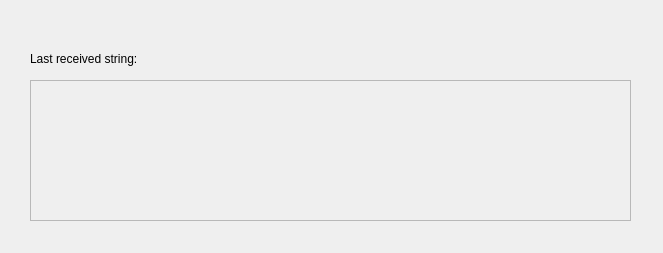
<?xml version="1.0" encoding="UTF-8"?>
<ui version="4.0">
 <class>AuresSubscriber</class>
 <widget class="QMainWindow" name="AuresSubscriber">
  <property name="geometry">
   <rect>
    <x>0</x>
    <y>0</y>
    <width>663</width>
    <height>253</height>
   </rect>
  </property>
  <property name="windowTitle">
   <string>Aures ROS2 Subscriber</string>
  </property>
  <widget class="QWidget" name="centralwidget">
   <widget class="QLabel" name="stringLabel">
    <property name="geometry">
     <rect>
      <x>30</x>
      <y>50</y>
      <width>181</width>
      <height>17</height>
     </rect>
    </property>
    <property name="text">
     <string>Last received string:</string>
    </property>
   </widget>
   <widget class="QLabel" name="stringValue">
    <property name="geometry">
     <rect>
      <x>30</x>
      <y>80</y>
      <width>601</width>
      <height>141</height>
     </rect>
    </property>
    <property name="font">
     <font>
      <weight>75</weight>
      <bold>true</bold>
     </font>
    </property>
    <property name="frameShape">
     <enum>QFrame::StyledPanel</enum>
    </property>
    <property name="text">
     <string/>
    </property>
    <property name="alignment">
     <set>Qt::AlignLeading|Qt::AlignLeft|Qt::AlignTop</set>
    </property>
   </widget>
  </widget>
 </widget>
 <resources/>
 <connections/>
</ui>
